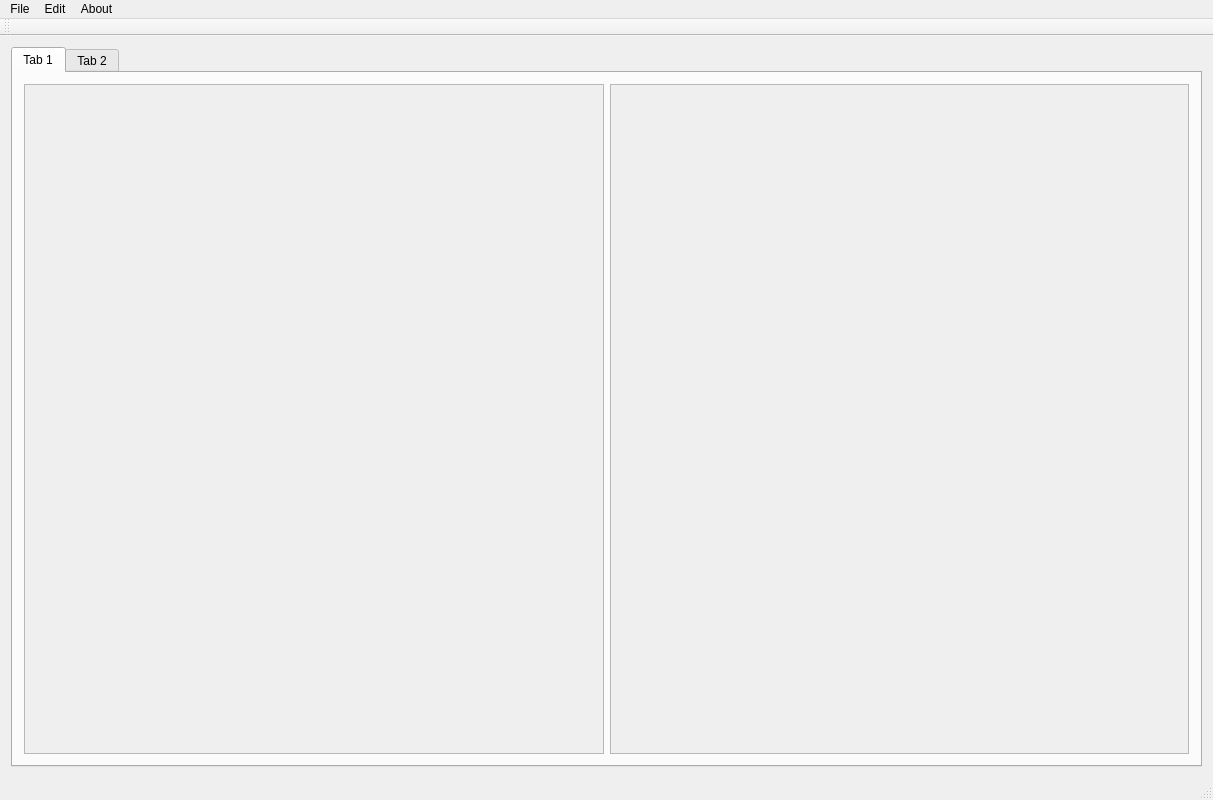
<?xml version="1.0" encoding="UTF-8"?>
<ui version="4.0">
 <class>MainWindow</class>
 <widget class="QMainWindow" name="MainWindow">
  <property name="geometry">
   <rect>
    <x>0</x>
    <y>0</y>
    <width>1213</width>
    <height>800</height>
   </rect>
  </property>
  <property name="focusPolicy">
   <enum>Qt::NoFocus</enum>
  </property>
  <property name="windowTitle">
   <string>Project</string>
  </property>
  <property name="autoFillBackground">
   <bool>true</bool>
  </property>
  <widget class="QWidget" name="centralWidget">
   <layout class="QHBoxLayout" name="horizontalLayout_2">
    <item>
     <widget class="QTabWidget" name="tabWidget">
      <property name="currentIndex">
       <number>0</number>
      </property>
      <widget class="QWidget" name="tab_3">
       <attribute name="title">
        <string>Tab 1</string>
       </attribute>
       <layout class="QHBoxLayout" name="horizontalLayout_3">
        <item>
         <widget class="QScrollArea" name="scroll_original">
          <property name="widgetResizable">
           <bool>true</bool>
          </property>
          <widget class="QWidget" name="scrollAreaWidgetContents_3">
           <property name="geometry">
            <rect>
             <x>0</x>
             <y>0</y>
             <width>582</width>
             <height>670</height>
            </rect>
           </property>
           <layout class="QVBoxLayout" name="verticalLayout">
            <item>
             <widget class="QLabel" name="label_original">
              <property name="text">
               <string/>
              </property>
             </widget>
            </item>
           </layout>
          </widget>
         </widget>
        </item>
        <item>
         <widget class="QScrollArea" name="scroll_final">
          <property name="widgetResizable">
           <bool>true</bool>
          </property>
          <widget class="QWidget" name="scrollAreaWidgetContents">
           <property name="geometry">
            <rect>
             <x>0</x>
             <y>0</y>
             <width>581</width>
             <height>670</height>
            </rect>
           </property>
           <layout class="QVBoxLayout" name="verticalLayout_3">
            <item>
             <widget class="QLabel" name="label_final">
              <property name="text">
               <string/>
              </property>
             </widget>
            </item>
           </layout>
          </widget>
         </widget>
        </item>
       </layout>
      </widget>
      <widget class="QWidget" name="tab_4">
       <attribute name="title">
        <string>Tab 2</string>
       </attribute>
      </widget>
     </widget>
    </item>
   </layout>
  </widget>
  <widget class="QMenuBar" name="menuBar">
   <property name="geometry">
    <rect>
     <x>0</x>
     <y>0</y>
     <width>1213</width>
     <height>22</height>
    </rect>
   </property>
   <widget class="QMenu" name="menuFile">
    <property name="title">
     <string>File</string>
    </property>
    <addaction name="actionOpen"/>
    <addaction name="separator"/>
    <addaction name="actionSave"/>
    <addaction name="actionExit"/>
   </widget>
   <widget class="QMenu" name="menuEdit">
    <property name="title">
     <string>Edit</string>
    </property>
   </widget>
   <widget class="QMenu" name="menuAbout">
    <property name="title">
     <string>About</string>
    </property>
   </widget>
   <addaction name="menuFile"/>
   <addaction name="menuEdit"/>
   <addaction name="menuAbout"/>
  </widget>
  <widget class="QToolBar" name="mainToolBar">
   <attribute name="toolBarArea">
    <enum>TopToolBarArea</enum>
   </attribute>
   <attribute name="toolBarBreak">
    <bool>false</bool>
   </attribute>
  </widget>
  <widget class="QStatusBar" name="statusBar"/>
  <action name="actionOpen">
   <property name="text">
    <string>Open</string>
   </property>
  </action>
  <action name="actionSave">
   <property name="text">
    <string>Save</string>
   </property>
  </action>
  <action name="actionExit">
   <property name="text">
    <string>Exit</string>
   </property>
  </action>
 </widget>
 <layoutdefault spacing="6" margin="11"/>
 <resources/>
 <connections/>
</ui>
